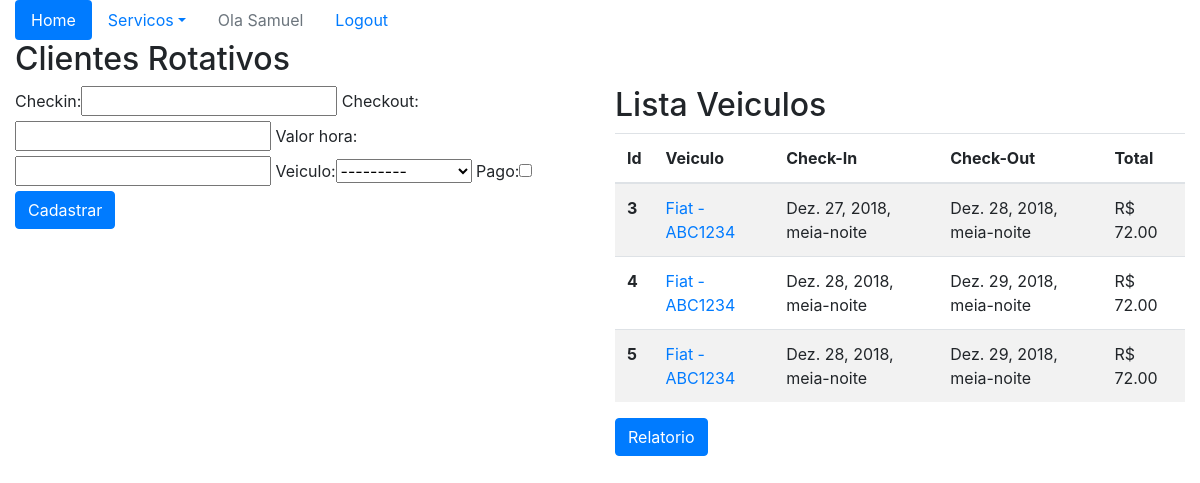
/sistema/movrotativo/ (signed in), run on an earlier commit of the app's database.
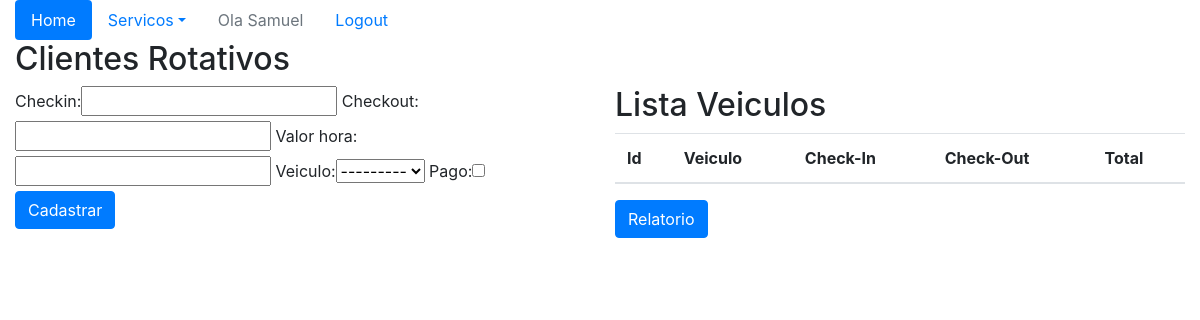
And on a later commit of the database.
### core/models.py (models this page shows, shortened)
class MovRotativo(models.Model):
    checkin = models.DateTimeField(auto_now=False)
    checkout = models.DateTimeField(auto_now=False, null=True, blank=True)
    valor_hora = models.DecimalField(max_digits=5, decimal_places=2)
    veiculo = models.ForeignKey(Veiculo, on_delete=models.CASCADE)
    pago = models.BooleanField(default=False)
    def horas_total(self):
        return math.ceil((self.checkout - self.checkin).total_seconds() / 3600)
    def total(self):
        return self.valor_hora * self.horas_total()

class Veiculo(models.Model):
    marca = models.ForeignKey(Marca, on_delete=models.CASCADE)
    placa = models.CharField(max_length=100)
    propietario = models.ForeignKey(Pessoa, on_delete=models.CASCADE)
    cor = models.CharField(max_length=100)
    observacoes = models.TextField()
    def __str__(self):
        return self.marca.nome + ' - ' + self.placa

class Marca(models.Model):
    nome = models.CharField(max_length=50)

### core/views.py (the view)
@login_required
def mov_rotat(request):
    mov_rotat = MovRotativo.objects.all()
    form = RotativoForm()
    data = {'mov_rotat': mov_rotat, 'form': form}
    return render(request, 'core/mov_rotat.html', data)

### core/forms.py
class RotativoForm(ModelForm):
    class Meta:
        model = MovRotativo
        fields = '__all__'

### core/templates/core/mov_rotat.html (shortened to what this page needs)
{% extends "base.html" %}
{% load bootstrap %}
{% block menu %}
<ul class="nav nav-pills">
    <li class="nav-item">
        <a class="nav-link active" href="{% url 'core_home' %}">Home</a>
    </li>
    <li class="nav-item dropdown">
        <a class="nav-link dropdown-toggle" data-toggle="dropdown" href="#" role="button" aria-haspopup="true"
            aria-expanded="false">Servicos</a>
    </li>
    {% if user.is_authenticated %}
    <li class="nav-item">
        <a class="nav-link disabled" href="#">Ola {{ user }}</a>
    </li>
    <li class="nav-item">
        <a class="nav-link" href="{% url 'logout' %}">Logout</a>
    </li>
    {% else %}
        <li class="nav-item">
            <a class="nav-link" href="{% url 'login' %}">Login</a>
        </li>
    {% endif %}
    </ul>
{% endblock %}
{% block main %}
    <div class="row">
        <div class="col-12">
            <h2>Clientes Rotativos</h2>
        </div>
    </div>
    <div class="row">
        <div class="col-6">
            <form action="{% url 'core_add_rotat' %}" method="post">
                {{ form|bootstrap }}
                <button type="submit" class="btn btn-primary">Cadastrar</button>
            </form>
        </div>
        <div class="col-6">
            <h2>Lista Veiculos</h2>
            <table class="table table-striped">
                <thead>
                    <tr>
                    <th scope="col">Id</th>
                    <th scope="col">Veiculo</th>
                    <th scope="col">Check-In</th>
                    <th scope="col">Check-Out</th>
                    <th scope="col">Total</th>
                    </tr>
                </thead>
                <tbody>
                    {% for rotat in mov_rotat %}
                    <tr>
                    <th scope="row">{{rotat.id}}</th>
                    <td><a href="{% url 'core_update_rotativo' rotat.id %}">{{rotat.veiculo}}</a></td>
                    <td>{{rotat.checkin}}</td>
                    <td>{{rotat.checkout}}</td>
                    <td>R$ {{rotat.total}}</td>
                    </tr>
                    {% endfor %}
                </tbody>
            </table>
        <a class="btn btn-primary" href="{% url 'relatorio_movrot' %}">Relatorio</a>
        </div>
    </div>
{% endblock %}

### templates/base.html (shortened to what this page needs)
{% load static %}
<!DOCTYPE html>
<html lang="pt-br">
<head>
    <link rel="stylesheet" href="{% static 'bootstrap/bootstrap.min.css' %}">
</head>
<body>
    <div class="container-fluid">
        {% block menu %}
        {% endblock %}
        {% block main %}
        {% endblock %}
    </div>
</body>
</html>

What changed in the data, as far as the page shows it:
removed MovRotativo: id "3", veiculo "Fiat - ABC1234", checkin "Dez. 27, 2018, meia-noite", checkout "Dez. 28, 2018, meia-noite", total "72.00"
removed MovRotativo: id "4", veiculo "Fiat - ABC1234", checkin "Dez. 28, 2018, meia-noite", checkout "Dez. 29, 2018, meia-noite", total "72.00"
removed MovRotativo: id "5", veiculo "Fiat - ABC1234", checkin "Dez. 28, 2018, meia-noite", checkout "Dez. 29, 2018, meia-noite", total "72.00"
